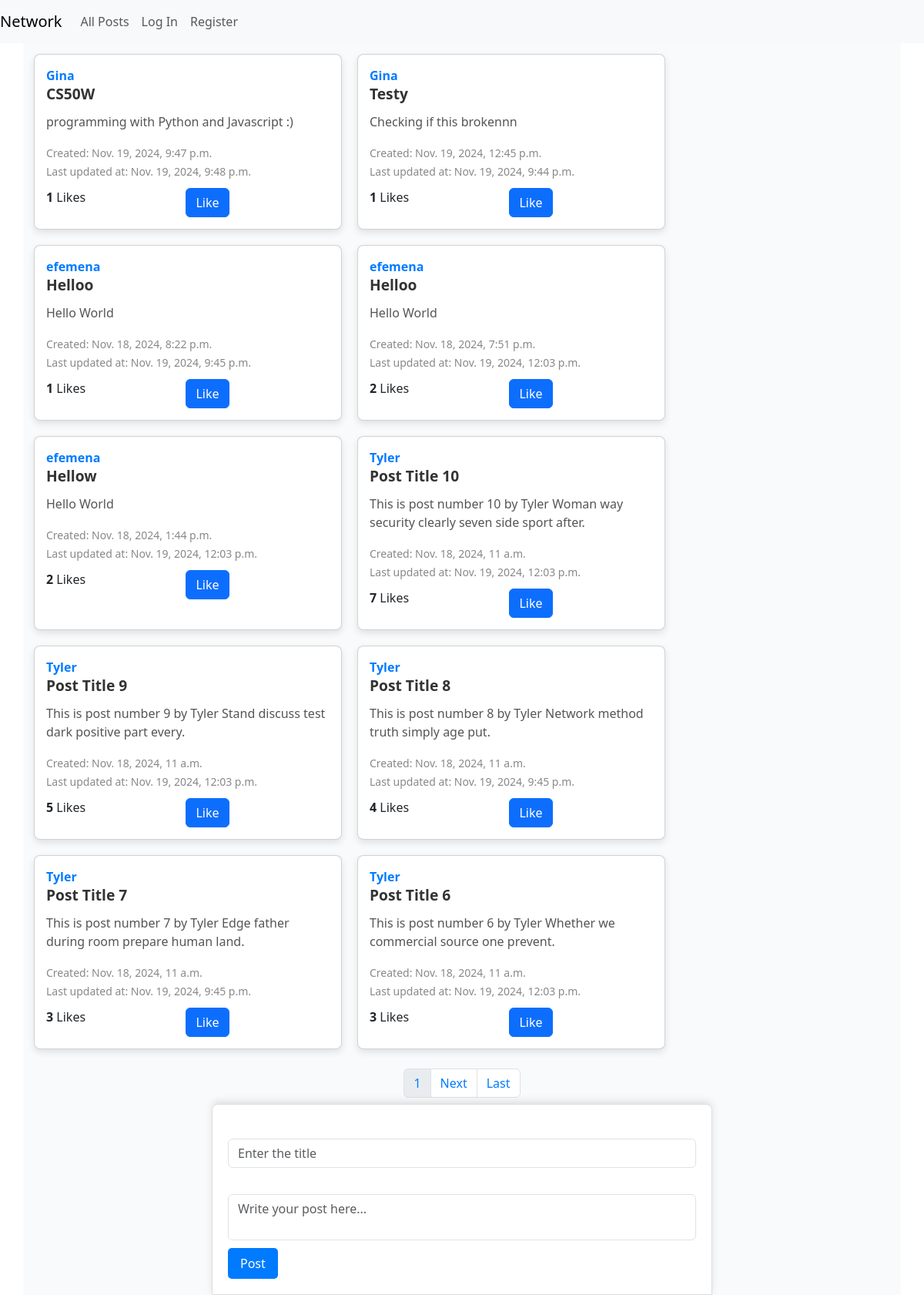
Before: / with the older database file.
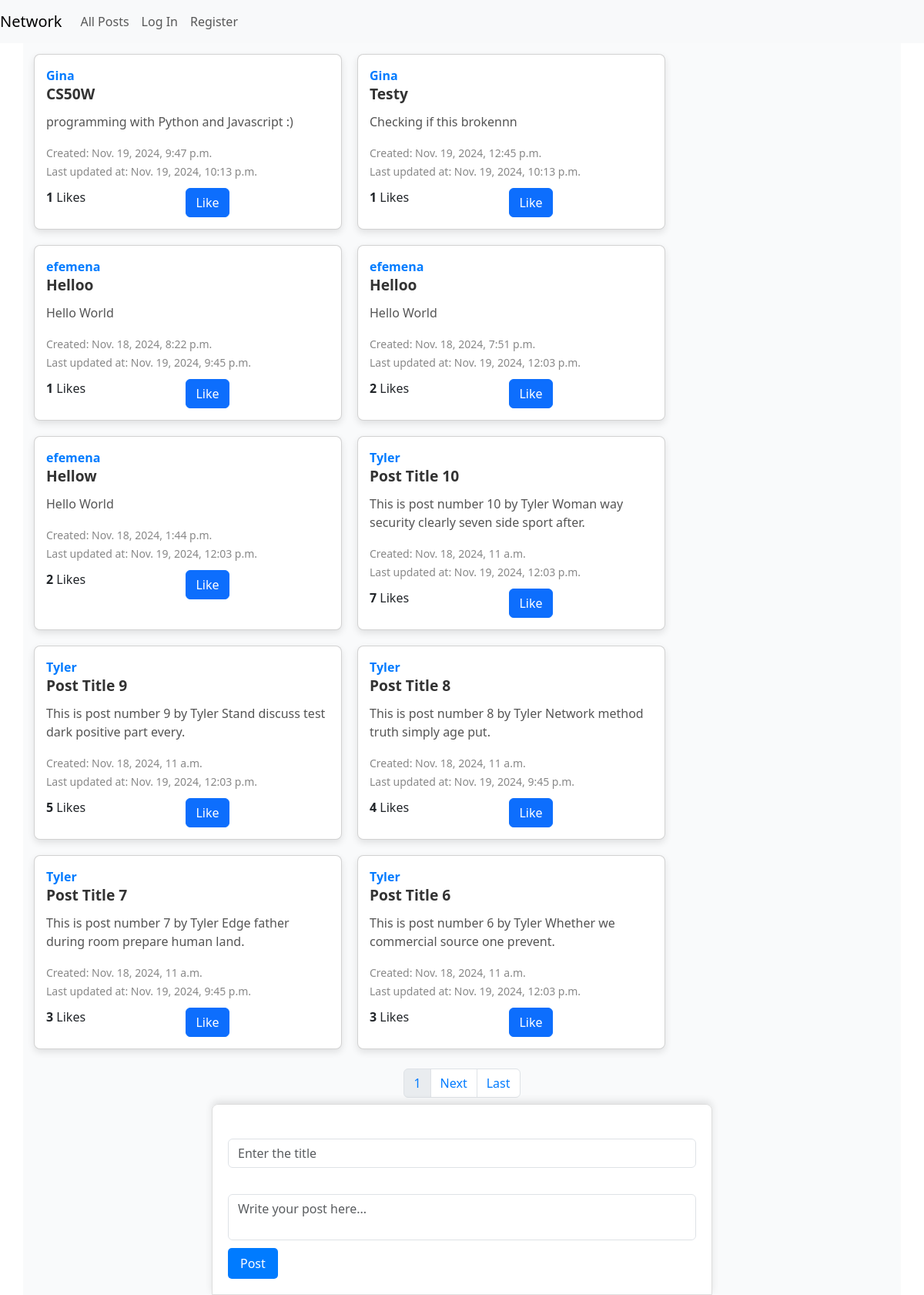
After: the same page with the newer database file.
### network/models.py (models this page shows, shortened)
class Posts(models.Model):
    class Meta:
        verbose_name = "Post"
        verbose_name_plural = "Posts"
    user = models.ForeignKey(User, on_delete=models.CASCADE, related_name="posts")
    post_title = models.CharField(max_length=30)
    post = models.CharField(max_length=400)
    like_count = models.IntegerField(default=0)
    created_at = models.DateTimeField(auto_now_add=True)
    updated_at = models.DateTimeField(auto_now=True)

class User(AbstractUser):
    pass

### network/views.py (the view)
# urls.py: path("", views.index, name="index"),
def index(request) -> HttpResponse:
    posts = Posts.objects.select_related('user').prefetch_related(
        Prefetch('likes', queryset=Likes.objects.only('user_id'))
    ).order_by("-created_at")
    if request.user.is_authenticated:
        posts = posts.annotate(
            liked_by_user=Exists(
                Likes.objects.filter(user=request.user, post_id=OuterRef('id'))
            )
        )
    paginator = Paginator(posts, 10)
    page_number = request.GET.get("page", 1)
    posts = paginator.get_page(page_number)
    return render(request, "network/index.html", {
        "posts": posts,
        "form": PostForm()
    })

### network/forms.py
class PostForm(forms.ModelForm):
    class Meta:
        model = Posts
        fields = ["post_title", "post"]
        widgets = {
            "post_title": forms.TextInput(attrs={'class': 'form-control post-title', 'placeholder': 'Enter the title'}),
            "post": forms.Textarea(attrs={'class': 'form-control post-content', 'placeholder': 'Write your post here...', 'rows': 5}),
            }

### network/templates/network/index.html (shortened to what this page needs)
{% extends "network/layout.html" %} {% block body %}
<div class="main-div container">
  {% if posts %}
  <div id="post container">
    <div class="row row-cols-2 row-cols-sm-2 row-cols-lg-2 row-cols-md-2 g-3">
      {% for post in posts %}
      <div class=" card card-body col post-item">
        <a href="{% url 'profile' post.user.id %}">
          <strong class="card-subtitle username-link">{{ post.user.username }}</strong>
        </a>
        <div class=" card-text title title-{{ post.id }}">
          <h3>{{ post.post_title }}</h3>
        </div>
        <div class="card-text text-wrap body-{{ post.id }}">
          <p>{{ post.post }}</p>
        </div>
        <div>
          <small class="card-subtitle fw-lighter">Created: {{ post.created_at }}</small><br />
          <small class="card-subtitle fw-lighter">Last updated at: {{ post.updated_at }}</small>
        </div>
        <div class="post-utils">
          <div>
            <span class="fw-bolder" id="like-count-{{ post.id }}">{{ post.like_count }}</span>
            Likes
          </div>
          <div>
            {% if post.liked_by_user %}
            <button class="btn btn-secondary like_button" value="unlike" data-id="{{ post.id }}">
              Unlike
            </button>
            {% else %}
            <button class="btn btn-primary like_button" value="like" data-id="{{ post.id }}">
              Like
            </button>
            {% endif %}
          </div>
        </div>
      </div>
      {% endfor %}
    </div>
      <nav aria-label="Page navigation example">
        <ul class="pagination justify-content-center">
          <li class="page-item disabled">
            <span class="page-link urrent"> {{ posts.number }} </span>
          </li>
          {% if posts.has_next %}
          <li class="page-item">
            <a class="page-link" href="?page={{ posts.next_page_number }}">Next</a>
          </li>
          <li class="page-item">
            <a class="page-link" href="?page={{ posts.paginator.num_pages }}">Last</a>
          </li>
          {% endif %}
        </ul>
      </nav>
  </div>
  {% else %}
  <h2>No Posts Yet</h2>
  {% endif %}
  <div class="new-post w-100">
    <form action="{% url 'post' %}" method="post">
      <div>
        {{ form.post_title }}
      </div>
      <div>
        {{ form.post }}
      </div>
      <div>
        <input type="submit" class="btn btn-primary" value="Post" id="submit" />
      </div>
    </form>
  </div>
</div>
{% endblock %}

### network/templates/network/layout.html (shortened to what this page needs)
{% load static %}
<!DOCTYPE html>
<html lang="en">
    <head>
        <link href="https://cdn.jsdelivr.net/npm/bootstrap@5.3.3/dist/css/bootstrap.min.css" rel="stylesheet">
        <link href="{% static 'network/styles.css' %}" rel="stylesheet">
    </head>
    <body>
        <nav class="navbar navbar-expand-lg navbar-light bg-light">
            <a class="navbar-brand" href="#">Network</a>
            <div>
              <ul class="navbar-nav mr-auto">
                <li class="nav-item">
                  <a class="nav-link" href="{% url 'index' %}">All Posts</a>
                </li>
                {% if user.is_authenticated %}
                    <li class="nav-item">
                        <a class="nav-link" href="{% url 'following' %}">Following</a>
                    </li>
                    <li class="nav-item">
                        <a class="nav-link" href="{% url 'logout' %}">Log Out</a>
                    </li>
                {% else %}
                    <li class="nav-item">
                        <a class="nav-link" href="{% url 'login' %}">Log In</a>
                    </li>
                    <li class="nav-item">
                        <a class="nav-link" href="{% url 'register' %}">Register</a>
                    </li>
                {% endif %}
              </ul>
            </div>
          </nav>
        <div class="body">
            {% block body %}
            {% endblock %}
        </div>
    </body>
</html>

### network/static/network/styles.css (style rules this page uses)
* { padding: 0; margin: 0; font-family: 'Segoe UI', Tahoma, Geneva, Verdana, sans-serif; box-sizing: border-box; }
.main-div { display: flex; align-items: center; justify-content: center; padding-top: 20px; padding-bottom: 240px; background-color: #f9fafb; }
.post-item { max-width: 400px; min-width: 280px; margin: 10px; padding: 15px; background-color: white; border-radius: 8px; box-shadow: 0 4px 10px rgba(0, 0, 0, 0.1); transition: transform 0.3s, box-shadow 0.3s; overflow: hidden; }
.card-subtitle.username-link { color: #007bff; font-weight: bold; }
.card-text h3 { color: #333; font-size: 1.2rem; font-weight: 600; }
.card-text p { color: #555; font-size: 1rem; margin-top: 5px; }
.card-subtitle.fw-lighter { color: #888; }
.post-utils { display: flex; flex-direction: row; justify-content: space-between; margin-top: 10px; }
.like_button { transition: background-color 0.3s, color 0.3s; }
.pagination .page-item .page-link { color: #007bff; }
.new-post { position: fixed; bottom: 0; left: 0; right: 0; max-width: 650px; margin: auto; border: thin solid #ddd; background-color: rgba(255, 255, 255, 0.9); backdrop-filter: blur(5px); box-shadow: 0 -4px 10px rgba(0, 0, 0, 0.1); border-radius: 8px 8px 0 0; padding: 20px; }
textarea { width: 100%; height: 60px; margin-top: 10px; padding: 10px; border: 1px solid #ddd; border-radius: 5px; resize: none; transition: border-color 0.3s; }
#submit { background-color: #007bff; color: white; border: none; padding: 8px 16px; border-radius: 5px; cursor: pointer; transition: background-color 0.3s; margin-top: 10px; }
a { text-decoration: none; color: gray; transition: color 0.3s; }
.post-item { animation: fadeIn 0.5s ease-out; }
.pagination { margin-top: 15px; text-align: center; }

Changed rows visible on the page:
changed Posts "CS50W": updated_at "Nov. 19, 2024, 9:48 p.m." → "Nov. 19, 2024, 10:13 p.m."
changed Posts "Testy": updated_at "Nov. 19, 2024, 9:44 p.m." → "Nov. 19, 2024, 10:13 p.m."
